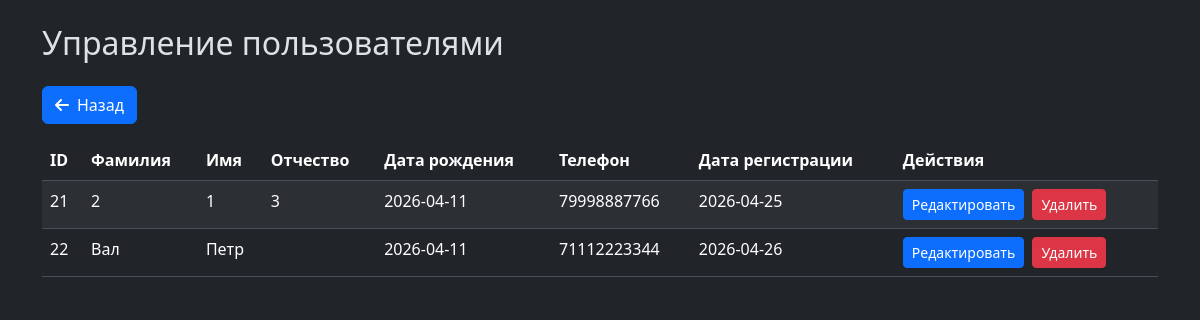
/admin/clients (signed in), run on the app's committed database.
### tables this page shows
CREATE TABLE "Clients" (
	"id"	INTEGER NOT NULL UNIQUE,
	"surname"	TEXT NOT NULL,
	"name"	TEXT NOT NULL,
	"thname"	TEXT,
	"birthday"	DATE NOT NULL,
	"tnumber"	VARCHAR NOT NULL,
	"password"	INTEGER NOT NULL,
	"regdate"	DATE,
	"avatar"	TEXT,
	PRIMARY KEY("id" AUTOINCREMENT)
);

### admin_routes.py (the view)
@admin_bp.route('/admin/clients')
@admin_required
def manage_clients():
    conn = get_db_connection()
    cursor = conn.cursor()
    cursor.execute("SELECT id, surname, name, thname, birthday, tnumber, regdate FROM Clients")
    clients = cursor.fetchall()
    conn.close()
    return render_template("admin_clients.html",
                         clients=clients,
                         user_name=session['user_name'],
                         is_authenticated=True)

### admin_routes.py (called while the page is built)
def get_db_connection():
    conn = sqlite3.connect('turhelp.db')
    conn.execute("PRAGMA foreign_keys = ON")
    return conn

def admin_required(f):
    @wraps(f)
    def decorated_function(*args, **kwargs):
        if not session.get('is_admin'):
            flash('Доступ запрещен', 'danger')
            return redirect(url_for('home'))
        return f(*args, **kwargs)
    return decorated_function

### templates/admin_clients.html (shortened to what this page needs)
<!doctype html>
<html lang="ru" class="h-100" data-bs-theme="dark">
<head>
    <link rel="stylesheet" href="{{ url_for('static', filename='css/main.css') }}">
    <link rel="stylesheet" href="https://cdnjs.cloudflare.com/ajax/libs/font-awesome/6.0.0/css/all.min.css">
    <link rel="stylesheet" href="https://cdn.jsdelivr.net/npm/bootstrap@5.3.3/dist/css/bootstrap.min.css">
</head>
<body class="body">
<div class="container">
    <h2 class="my-4">Управление пользователями</h2>
    <div class="mb-3">
            <a href="/admin" type="button" class="btn btn-primary">
                <i class="fas fa-arrow-left me-2"></i>Назад
            </a>
    </div>
    <div class="table-responsive">
        <table class="table table-striped">
            <thead>
                <tr>
                    <th>ID</th>
                    <th>Фамилия</th>
                    <th>Имя</th>
                    <th>Отчество</th>
                    <th>Дата рождения</th>
					<th>Телефон</th>
					<th>Дата регистрации</th>
                    <th>Действия</th>
                </tr>
            </thead>
            <tbody>
                {% for client in clients %}
                <tr>
                    <td>{{ client[0] }}</td>
                    <td>{{ client[1] }}</td>
                    <td>{{ client[2] }}</td>
                    <td>{{ client[3] }}</td>
                    <td>{{ client[4] }}</td>
                    <td>{{ client[5] }}</td>
					<td>{{ client[6] }}</td>
                    <td>
                        <a href="{{ url_for('admin_bp.edit_client', client_id=client[0]) }}" class="btn btn-primary btn-sm me-1">Редактировать</a>
                        <form action="{{ url_for('admin_bp.delete_client', client_id=client[0]) }}" method="post" class="d-inline">
                            <button type="submit" class="btn btn-danger btn-sm">Удалить</button>
                        </form>
                    </td>
                </tr>
                {% endfor %}
            </tbody>
        </table>
    </div>
</div>
</body>
</html>

### static/css/main.css (style rules this page uses)
body { overflow: hidden; height: 100%; font-family: Arial, sans-serif; margin: 0; }
.body { overflow: auto; }

### data on the page
Clients: id "21", surname "2", name "1", thname "3", birthday "2026-04-11", tnumber "79998887766", regdate "2026-04-25"
Clients: id "22", surname "Вал", name "Петр", birthday "2026-04-11", tnumber "71112223344", regdate "2026-04-26"
